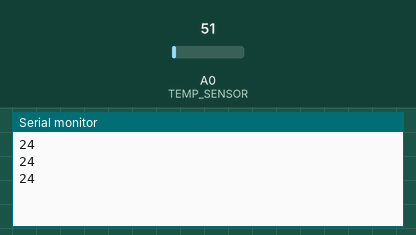
Recording of a sketch running on a simulated Arduino Uno, built with avr-gcc and run on an emulated ATmega328P. Parts: the last lines printed to the serial monitor. Inputs (shaded band) come from the test bench; at power-on: A0 (TEMP_SENSOR) = 51.

Above: at 1.3 s.
1.4 s: A0 (TEMP_SENSOR) set to 61
At 1.9 s:
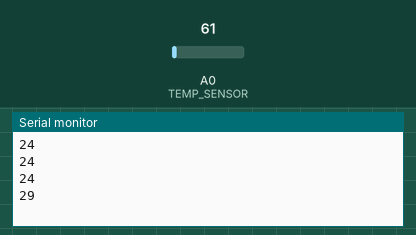
2.9 s: A0 (TEMP_SENSOR) set to 71
At 3.4 s:
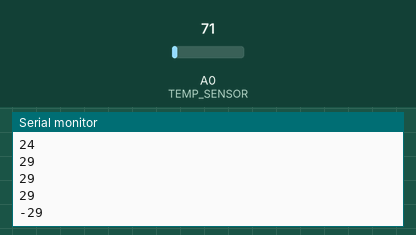
Timing chart, 0 to 5.9 s (numbered marks = the images above; inputs shaded):
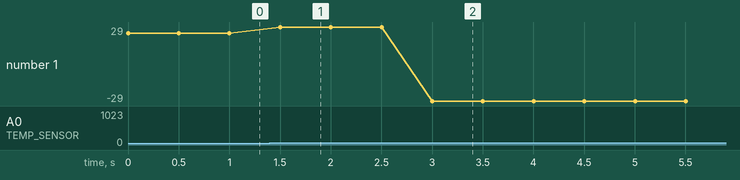

Measured:
- after the input at 1.4 s, the serial monitor: prints a new line after 0.10 s (image 1)
- after the input at 2.9 s, the serial monitor: prints a new line after 0.10 s (image 2)
- plotted number 1: 24 → 29 after the input at 1.4 s, 29 → -29 after the input at 2.9 s

The sketch:

sketch_apr09c.ino
```cpp
#define TEMP_SENSOR 0
//#define LED_RED 13
//#define LED_GREEN 12
void setup() {
  Serial.begin(9600);
    //pinmode(LED_RED, OUTPUT);
    //pinmode(LED_GREEN, OUTPUT);


}

int signalvoltage, celsiusTemp;
void loop() {
  signalvoltage = analogRead(TEMP_SENSOR);
  celsiusTemp = (5* signalvoltage * 100) / 1024;

  Serial.println(celsiusTemp);
  delay(500);

}
```
